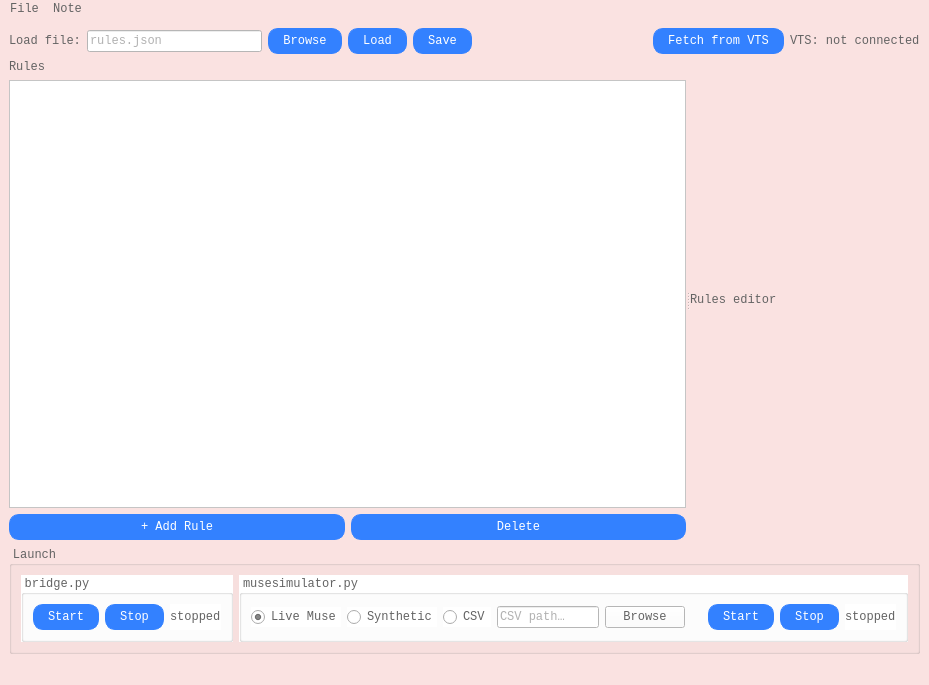
<?xml version="1.0" encoding="UTF-8"?>
<ui version="4.0">
 <class>MuseBridge</class>
 <widget class="QMainWindow" name="MuseBridge">
  <property name="geometry">
   <rect>
    <x>0</x>
    <y>0</y>
    <width>929</width>
    <height>685</height>
   </rect>
  </property>
  <property name="windowTitle">
   <string>MuseBridge</string>
  </property>
  <property name="styleSheet">
   <string notr="true">color: #636363; font-family: monospace; background: #fae2e1;     font-family: &quot;Segoe UI&quot;, &quot;Inter&quot;, sans-serif;</string>
  </property>
  <widget class="QWidget" name="centralwidget">
   <property name="styleSheet">
    <string notr="true">color: #636363; font-family: monospace; background: #fae2e1;     font-family: &quot;Segoe UI&quot;, &quot;Inter&quot;, sans-serif;</string>
   </property>
   <layout class="QVBoxLayout" name="mainLayout">
    <item>
     <layout class="QHBoxLayout" name="topBar">
      <item>
       <widget class="QLabel" name="jsonLabel">
        <property name="text">
         <string>Load file:</string>
        </property>
       </widget>
      </item>
      <item>
       <widget class="QLineEdit" name="jsonPathEdit">
        <property name="styleSheet">
         <string notr="true">background: #ffffff</string>
        </property>
        <property name="placeholderText">
         <string>rules.json</string>
        </property>
       </widget>
      </item>
      <item>
       <widget class="QPushButton" name="browseJsonButton">
        <property name="styleSheet">
         <string notr="true">QPushButton {background-color: #3381ff; color: #ffffff; border-radius: 10px;  border: 1px solid #3381ff; padding: 5px 14px;}

QPushButton:hover {background-color: #245ab3;}

QPushButton:pressed {background-color: #245ab3; padding-top: 7px; padding-bottom: 5px;}</string>
        </property>
        <property name="text">
         <string>Browse</string>
        </property>
       </widget>
      </item>
      <item>
       <widget class="QPushButton" name="loadButton">
        <property name="styleSheet">
         <string notr="true">QPushButton {background-color: #3381ff; color: #ffffff; border-radius: 10px;  border: 1px solid #3381ff; padding: 5px 14px;}

QPushButton:hover {background-color: #245ab3;}

QPushButton:pressed {background-color: #245ab3; padding-top: 7px; padding-bottom: 5px;}</string>
        </property>
        <property name="text">
         <string>Load</string>
        </property>
       </widget>
      </item>
      <item>
       <widget class="QPushButton" name="saveButton">
        <property name="styleSheet">
         <string notr="true">QPushButton {background-color: #3381ff; color: #ffffff; border-radius: 10px;  border: 1px solid #3381ff; padding: 5px 14px;}

QPushButton:hover {background-color: #245ab3;}

QPushButton:pressed {background-color: #245ab3; padding-top: 7px; padding-bottom: 5px;}</string>
        </property>
        <property name="text">
         <string>Save</string>
        </property>
       </widget>
      </item>
      <item>
       <spacer>
        <property name="orientation">
         <enum>Qt::Orientation::Horizontal</enum>
        </property>
        <property name="sizeHint" stdset="0">
         <size>
          <width>40</width>
          <height>20</height>
         </size>
        </property>
       </spacer>
      </item>
      <item>
       <widget class="QPushButton" name="fetchVTSButton">
        <property name="styleSheet">
         <string notr="true">QPushButton {background-color: #3381ff; color: #ffffff; border-radius: 10px;  border: 1px solid #3381ff; padding: 5px 14px;}

QPushButton:hover {background-color: #245ab3;}

QPushButton:pressed {background-color: #245ab3; padding-top: 7px; padding-bottom: 5px;}</string>
        </property>
        <property name="text">
         <string>Fetch from VTS</string>
        </property>
       </widget>
      </item>
      <item>
       <widget class="QLabel" name="vtsStatusLabel">
        <property name="text">
         <string>VTS: not connected</string>
        </property>
       </widget>
      </item>
     </layout>
    </item>
    <item>
     <widget class="QSplitter" name="splitter">
      <property name="sizePolicy">
       <sizepolicy hsizetype="Expanding" vsizetype="Expanding">
        <horstretch>0</horstretch>
        <verstretch>1</verstretch>
       </sizepolicy>
      </property>
      <property name="orientation">
       <enum>Qt::Orientation::Horizontal</enum>
      </property>
      <widget class="QWidget" name="leftPanel">
       <layout class="QVBoxLayout" name="rulesOuterLayout">
        <item>
         <widget class="QLabel" name="rulesLabel">
          <property name="text">
           <string>Rules</string>
          </property>
         </widget>
        </item>
        <item>
         <widget class="QListWidget" name="rulesListWidget">
          <property name="styleSheet">
           <string notr="true">background: #ffffff;</string>
          </property>
         </widget>
        </item>
        <item>
         <layout class="QHBoxLayout" name="ruleButtonsLayout">
          <item>
           <widget class="QPushButton" name="addRuleButton">
            <property name="styleSheet">
             <string notr="true">QPushButton {background-color: #3381ff; color: #ffffff; border-radius: 10px;  border: 1px solid #3381ff; padding: 5px 14px;}

QPushButton:hover {background-color: #245ab3;}

QPushButton:pressed {background-color: #245ab3; padding-top: 7px; padding-bottom: 5px;}</string>
            </property>
            <property name="text">
             <string>+ Add Rule</string>
            </property>
           </widget>
          </item>
          <item>
           <widget class="QPushButton" name="deleteRuleButton">
            <property name="styleSheet">
             <string notr="true">QPushButton {background-color: #3381ff; color: #ffffff; border-radius: 10px;  border: 1px solid #3381ff; padding: 5px 14px;}

QPushButton:hover {background-color: #245ab3;}

QPushButton:pressed {background-color: #245ab3; padding-top: 7px; padding-bottom: 5px;}</string>
            </property>
            <property name="text">
             <string>Delete</string>
            </property>
           </widget>
          </item>
         </layout>
        </item>
       </layout>
      </widget>
      <widget class="QWidget" name="editorPanel">
       <layout class="QVBoxLayout" name="editorOuterLayout">
        <item>
         <layout class="QHBoxLayout" name="ruleNameLayout">
          <item>
           <widget class="QLabel" name="ruleNameLabel">
            <property name="styleSheet">
             <string notr="true"/>
            </property>
            <property name="text">
             <string>Rules editor</string>
            </property>
           </widget>
          </item>
         </layout>
        </item>
       </layout>
      </widget>
     </widget>
    </item>
    <item>
     <widget class="QGroupBox" name="launchGroup">
      <property name="title">
       <string>Launch</string>
      </property>
      <layout class="QHBoxLayout" name="launchLayout">
       <item>
        <widget class="QGroupBox" name="bridgeGroup">
         <property name="styleSheet">
          <string notr="true">background-color: #ffffff</string>
         </property>
         <property name="title">
          <string>bridge.py</string>
         </property>
         <layout class="QHBoxLayout" name="bridgeLayout">
          <item>
           <widget class="QPushButton" name="bridgeStartButton">
            <property name="styleSheet">
             <string notr="true">QPushButton {background-color: #3381ff; color: #ffffff; border-radius: 10px;  border: 1px solid #3381ff; padding: 5px 14px;}

QPushButton:hover {background-color: #245ab3;}

QPushButton:pressed {background-color: #245ab3; padding-top: 7px; padding-bottom: 5px;}</string>
            </property>
            <property name="text">
             <string>Start</string>
            </property>
           </widget>
          </item>
          <item>
           <widget class="QPushButton" name="bridgeStopButton">
            <property name="styleSheet">
             <string notr="true">QPushButton {background-color: #3381ff; color: #ffffff; border-radius: 10px;  border: 1px solid #3381ff; padding: 5px 14px;}

QPushButton:hover {background-color: #245ab3;}

QPushButton:pressed {background-color: #245ab3; padding-top: 7px; padding-bottom: 5px;}</string>
            </property>
            <property name="text">
             <string>Stop</string>
            </property>
           </widget>
          </item>
          <item>
           <spacer>
            <property name="orientation">
             <enum>Qt::Orientation::Horizontal</enum>
            </property>
            <property name="sizeHint" stdset="0">
             <size>
              <width>40</width>
              <height>20</height>
             </size>
            </property>
           </spacer>
          </item>
          <item>
           <widget class="QLabel" name="bridgeStatusLabel">
            <property name="text">
             <string>stopped</string>
            </property>
           </widget>
          </item>
         </layout>
        </widget>
       </item>
       <item>
        <widget class="QGroupBox" name="simGroup">
         <property name="styleSheet">
          <string notr="true">background-color: #ffffff</string>
         </property>
         <property name="title">
          <string>musesimulator.py</string>
         </property>
         <layout class="QHBoxLayout" name="simLayout">
          <item>
           <widget class="QRadioButton" name="simLiveRadio">
            <property name="text">
             <string>Live Muse</string>
            </property>
            <property name="checked">
             <bool>true</bool>
            </property>
           </widget>
          </item>
          <item>
           <widget class="QRadioButton" name="SyntheticRadio">
            <property name="text">
             <string>Synthetic</string>
            </property>
           </widget>
          </item>
          <item>
           <widget class="QRadioButton" name="simCsvRadio">
            <property name="text">
             <string>CSV</string>
            </property>
           </widget>
          </item>
          <item>
           <widget class="QLineEdit" name="simCsvEdit">
            <property name="visible">
             <bool>false</bool>
            </property>
            <property name="placeholderText">
             <string>CSV path…</string>
            </property>
           </widget>
          </item>
          <item>
           <widget class="QPushButton" name="simCsvBrowseButton">
            <property name="visible">
             <bool>false</bool>
            </property>
            <property name="text">
             <string>Browse</string>
            </property>
           </widget>
          </item>
          <item>
           <spacer>
            <property name="orientation">
             <enum>Qt::Orientation::Horizontal</enum>
            </property>
            <property name="sizeHint" stdset="0">
             <size>
              <width>40</width>
              <height>20</height>
             </size>
            </property>
           </spacer>
          </item>
          <item>
           <widget class="QPushButton" name="simStartButton">
            <property name="styleSheet">
             <string notr="true">QPushButton {background-color: #3381ff; color: #ffffff; border-radius: 10px;  border: 1px solid #3381ff; padding: 5px 14px;}

QPushButton:hover {background-color: #245ab3;}

QPushButton:pressed {background-color: #245ab3; padding-top: 7px; padding-bottom: 5px;}</string>
            </property>
            <property name="text">
             <string>Start</string>
            </property>
           </widget>
          </item>
          <item>
           <widget class="QPushButton" name="simStopButton">
            <property name="styleSheet">
             <string notr="true">QPushButton {background-color: #3381ff; color: #ffffff; border-radius: 10px;  border: 1px solid #3381ff; padding: 5px 14px;}

QPushButton:hover {background-color: #245ab3;}

QPushButton:pressed {background-color: #245ab3; padding-top: 7px; padding-bottom: 5px;}</string>
            </property>
            <property name="text">
             <string>Stop</string>
            </property>
           </widget>
          </item>
          <item>
           <widget class="QLabel" name="simStatusLabel">
            <property name="text">
             <string>stopped</string>
            </property>
           </widget>
          </item>
         </layout>
        </widget>
       </item>
      </layout>
     </widget>
    </item>
   </layout>
  </widget>
  <widget class="QMenuBar" name="menubar">
   <property name="geometry">
    <rect>
     <x>0</x>
     <y>0</y>
     <width>929</width>
     <height>34</height>
    </rect>
   </property>
   <widget class="QMenu" name="menuFile">
    <property name="title">
     <string>File</string>
    </property>
    <addaction name="actionLoad"/>
    <addaction name="actionSave"/>
    <addaction name="actionSaveAs"/>
   </widget>
   <widget class="QMenu" name="menuNote">
    <property name="title">
     <string>Note</string>
    </property>
    <addaction name="separator"/>
   </widget>
   <addaction name="menuFile"/>
   <addaction name="menuNote"/>
  </widget>
  <widget class="QStatusBar" name="statusbar"/>
  <action name="actionLoad">
   <property name="text">
    <string>Load</string>
   </property>
  </action>
  <action name="actionSave">
   <property name="text">
    <string>Save</string>
   </property>
   <property name="shortcut">
    <string>Ctrl+S</string>
   </property>
  </action>
  <action name="actionSaveAs">
   <property name="text">
    <string>Save As…</string>
   </property>
  </action>
  <action name="actionIm_not_a_frontend_dev">
   <property name="text">
    <string>I'm not a frontend dev</string>
   </property>
  </action>
  <action name="actionSo_any_help_is_welcome">
   <property name="text">
    <string>So any help is welcome</string>
   </property>
  </action>
 </widget>
 <resources/>
 <connections/>
</ui>
